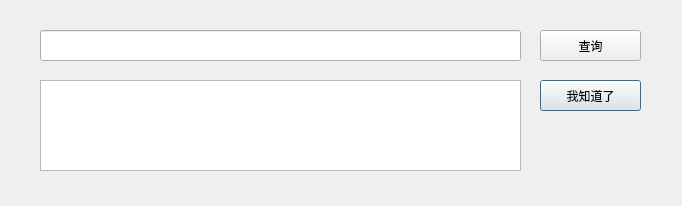
<?xml version="1.0" encoding="UTF-8"?>
<ui version="4.0">
 <class>WeatherDialog</class>
 <widget class="QDialog" name="WeatherDialog">
  <property name="geometry">
   <rect>
    <x>0</x>
    <y>0</y>
    <width>682</width>
    <height>206</height>
   </rect>
  </property>
  <property name="windowTitle">
   <string>Dialog</string>
  </property>
  <widget class="QPushButton" name="pushButton">
   <property name="geometry">
    <rect>
     <x>540</x>
     <y>80</y>
     <width>101</width>
     <height>31</height>
    </rect>
   </property>
   <property name="text">
    <string>我知道了</string>
   </property>
  </widget>
  <widget class="QLineEdit" name="lineEdit">
   <property name="geometry">
    <rect>
     <x>40</x>
     <y>30</y>
     <width>481</width>
     <height>31</height>
    </rect>
   </property>
  </widget>
  <widget class="QPushButton" name="pushButton_2">
   <property name="geometry">
    <rect>
     <x>540</x>
     <y>30</y>
     <width>101</width>
     <height>31</height>
    </rect>
   </property>
   <property name="text">
    <string>查询</string>
   </property>
  </widget>
  <widget class="QListView" name="listView">
   <property name="geometry">
    <rect>
     <x>40</x>
     <y>80</y>
     <width>481</width>
     <height>91</height>
    </rect>
   </property>
  </widget>
 </widget>
 <resources/>
 <connections>
  <connection>
   <sender>pushButton</sender>
   <signal>clicked()</signal>
   <receiver>WeatherDialog</receiver>
   <slot>reject()</slot>
   <hints>
    <hint type="sourcelabel">
     <x>602</x>
     <y>104</y>
    </hint>
    <hint type="destinationlabel">
     <x>666</x>
     <y>108</y>
    </hint>
   </hints>
  </connection>
 </connections>
 <slots>
  <slot>getWeather(string)</slot>
 </slots>
</ui>
